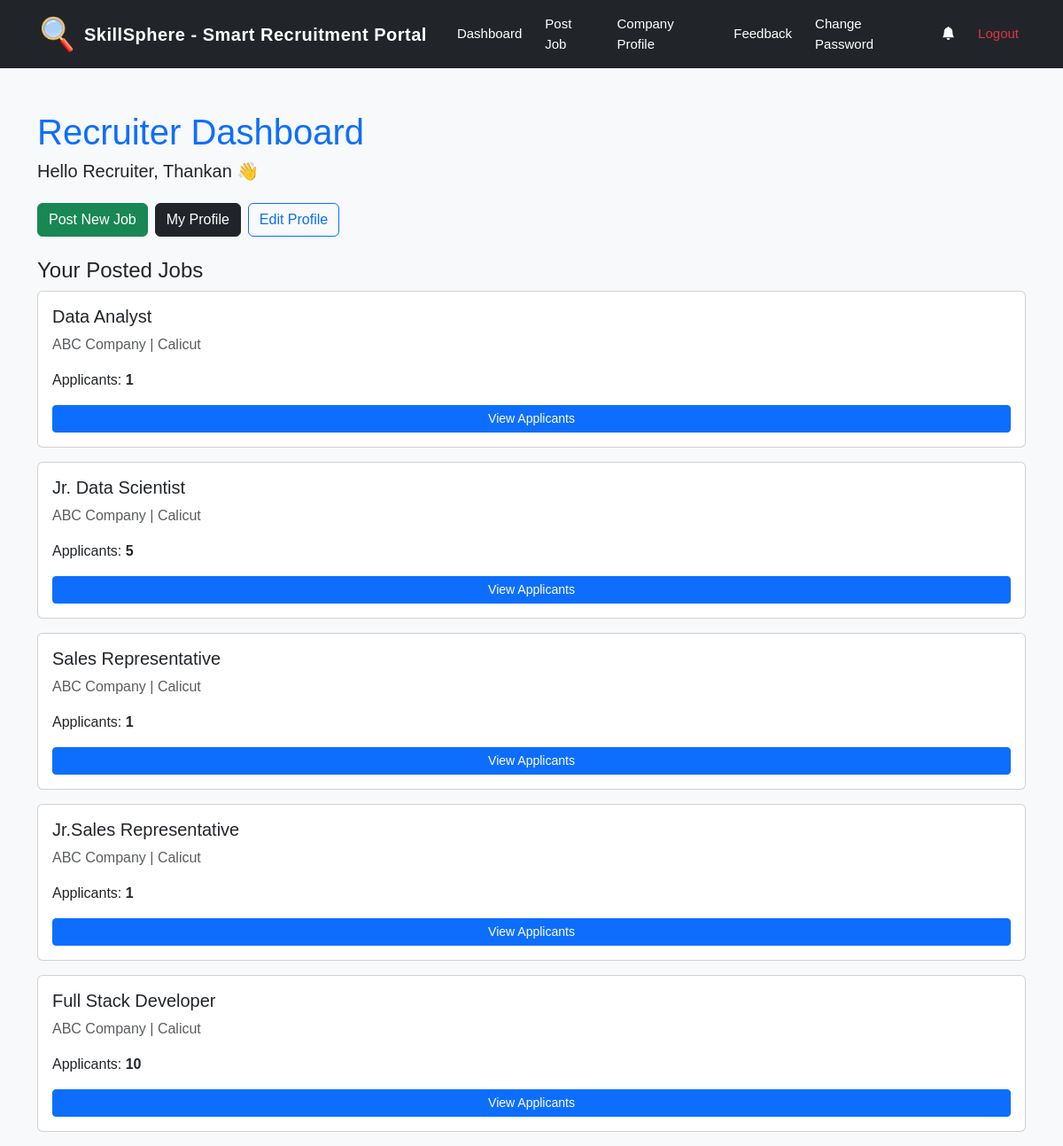
The page /recruiter-dashboard/ (signed in) on the database its author committed.
### jobs/models.py (models this page shows, shortened)
class Profile(models.Model):
    ROLE_CHOICES = [
        ('candidate', 'Candidate'),
        ('recruiter', 'Recruiter'),
    ]
    user = models.OneToOneField(User, on_delete=models.CASCADE)
    skills = models.ManyToManyField(Skill, blank=True)
    role = models.CharField(
        max_length=20,
        choices=ROLE_CHOICES,
        default='candidate'
    )
    phone = models.CharField(max_length=15, blank=True)
    resume = models.FileField(
        upload_to='resumes/',
        blank=True,
        null=True
    )
    full_name = models.CharField(
        max_length=200,
        blank=True,
        null=True
    )
    age = models.PositiveIntegerField(
        null=True,
        blank=True
    )
    location = models.CharField(
        max_length=200,
        blank=True
    )
    college_name = models.CharField(
        max_length=200,
        blank=True
    )
    degree = models.CharField(
        max_length=200,
        blank=True
    )
    graduation_year = models.CharField(
        max_length=20,
        blank=True
    )
    experience_level = models.CharField(
        max_length=50,
        choices=[
            ('Fresher', 'Fresher'),
            ('Experienced', 'Experienced'),
        ],
        default='Fresher'
    )
    github = models.URLField(
        blank=True,
        null=True
    )
    portfolio_website = models.URLField(
    blank=True,
    null=True
)
    bio = models.TextField(blank=True)
    company_name = models.CharField(
    max_length=200,
    blank=True,
    null=True
)
    company_location = models.CharField(
    max_length=200,
    blank=True,
    null=True
)
    company_website = models.URLField(
    blank=True,
    null=True
)
    designation = models.CharField(
    max_length=200,
    blank=True,
    null=True
)
    company_description = models.TextField(
    blank=True,
    null=True
)
    company_certificate = models.FileField(
    upload_to='company_certificates/',
    blank=True,
    null=True
)
    is_verified = models.BooleanField(default=False)
    verification_status = models.CharField(
        max_length=20,
        choices=[('pending', 'Pending'), ('approved', 'Approved')],
        default='pending'
    )
    certificate = models.FileField(upload_to='certificates/', blank=True, null=True)
    company_proof = models.FileField(upload_to='company_docs/', blank=True, null=True)
    project_link = models.URLField(blank=True)

class Job(models.Model):
    title = models.CharField(max_length=200)
    company = models.CharField(max_length=200)
    location = models.CharField(max_length=200)
    salary = models.CharField(max_length=100)
    job_type = models.CharField(max_length=20)
    description = models.TextField()
    recruiter = models.ForeignKey(User, on_delete=models.CASCADE, null=True, blank=True)
    skills = models.ManyToManyField(Skill)
    posted_at = models.DateTimeField(auto_now_add=True)

### jobs/views.py (the view)
# urls.py: path('recruiter-dashboard/', views.recruiter_dashboard, name='recruiter_dashboard'),
@login_required
def recruiter_dashboard(request):
    profile, created = Profile.objects.get_or_create(
        user=request.user
    )
    if profile.role != 'recruiter':
        return redirect('job_list')
    jobs = Job.objects.filter(
        recruiter=request.user
    )
    job_data = []
    for job in jobs:
        applicant_count = Application.objects.filter(
            job=job
        ).count()
        job_data.append({
            'job': job,
            'applicant_count': applicant_count
        })
    return render(
    request,
    'jobs/recruiter_dashboard.html',
    {
        'profile': profile,
        'job_data': job_data
    }
)

### jobs/templates/jobs/recruiter_dashboard.html
{% extends 'base.html' %}
{% block content %}
<body class="bg-light">
<div class="container mt-5">
<h1 class="text-primary mb-2">
Recruiter Dashboard
</h1>
<h5 class="text-dark mb-4">
Hello Recruiter,
{% if profile.full_name %}
{{ profile.full_name }}
{% else %}
{{ request.user.username }}
{% endif %}
👋
</h5>
<div class="d-flex gap-2 mb-4">
<a href="{% url 'post_job' %}"
   class="btn btn-success">
   Post New Job
</a>
<a href="{% url 'recruiter_profile' %}"
   class="btn btn-dark">
My Profile
</a>
<a href="{% url 'edit_recruiter_profile' %}"
   class="btn btn-outline-primary">
   Edit Profile
</a>
</div>
<h4>Your Posted Jobs</h4>
{% for item in job_data %}
<div class="card p-3 mb-3">
<h5>{{ item.job.title }}</h5>
<p class="text-muted">
{{ item.job.company }} | {{ item.job.location }}
</p>
<p>
Applicants: <strong>{{ item.applicant_count }}</strong>
</p>
<a href="{% url 'view_applicants' item.job.id %}" class="btn btn-primary btn-sm">
View Applicants
</a>
</div>
{% empty %}
<p>No jobs posted yet.</p>
{% endfor %}
</div>
{% endblock %}

### jobs/templates/base.html (style rules this page uses)
body { background:#f4f6f9; font-family:Arial, sans-serif; }

### rows shown on the page
Profile: full_name "Thankan"
Job: job "Data Analyst", job.company "ABC Company", job.location "Calicut", applicant_count "1"
Job: job "Jr. Data Scientist", job.company "ABC Company", job.location "Calicut", applicant_count "5"
Job: job "Sales Representative", job.company "ABC Company", job.location "Calicut", applicant_count "1"
Job: job "Jr.Sales Representative", job.company "ABC Company", job.location "Calicut", applicant_count "1"
Job: job "Full Stack Developer", job.company "ABC Company", job.location "Calicut", applicant_count "10"
